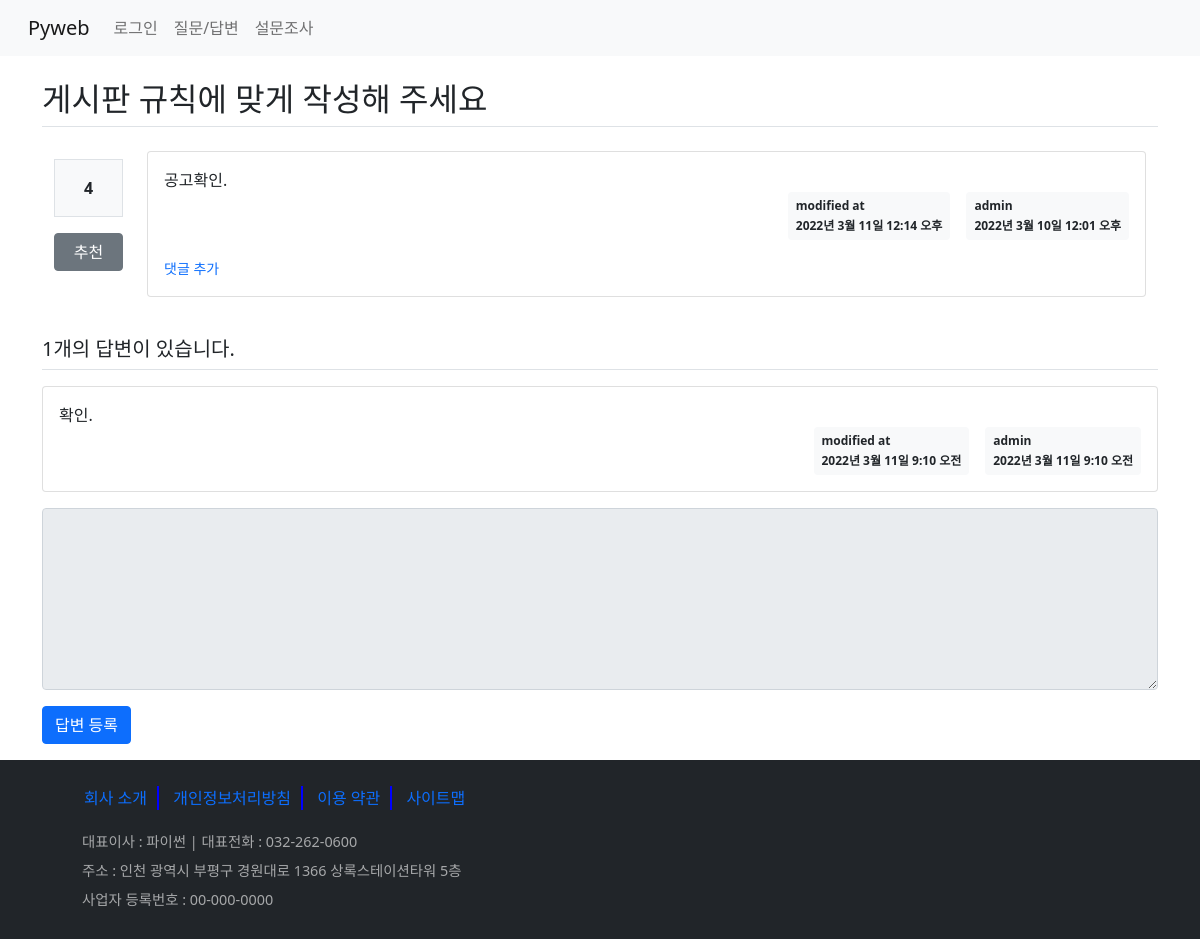
The page /board/50/ on the database as committed earlier.
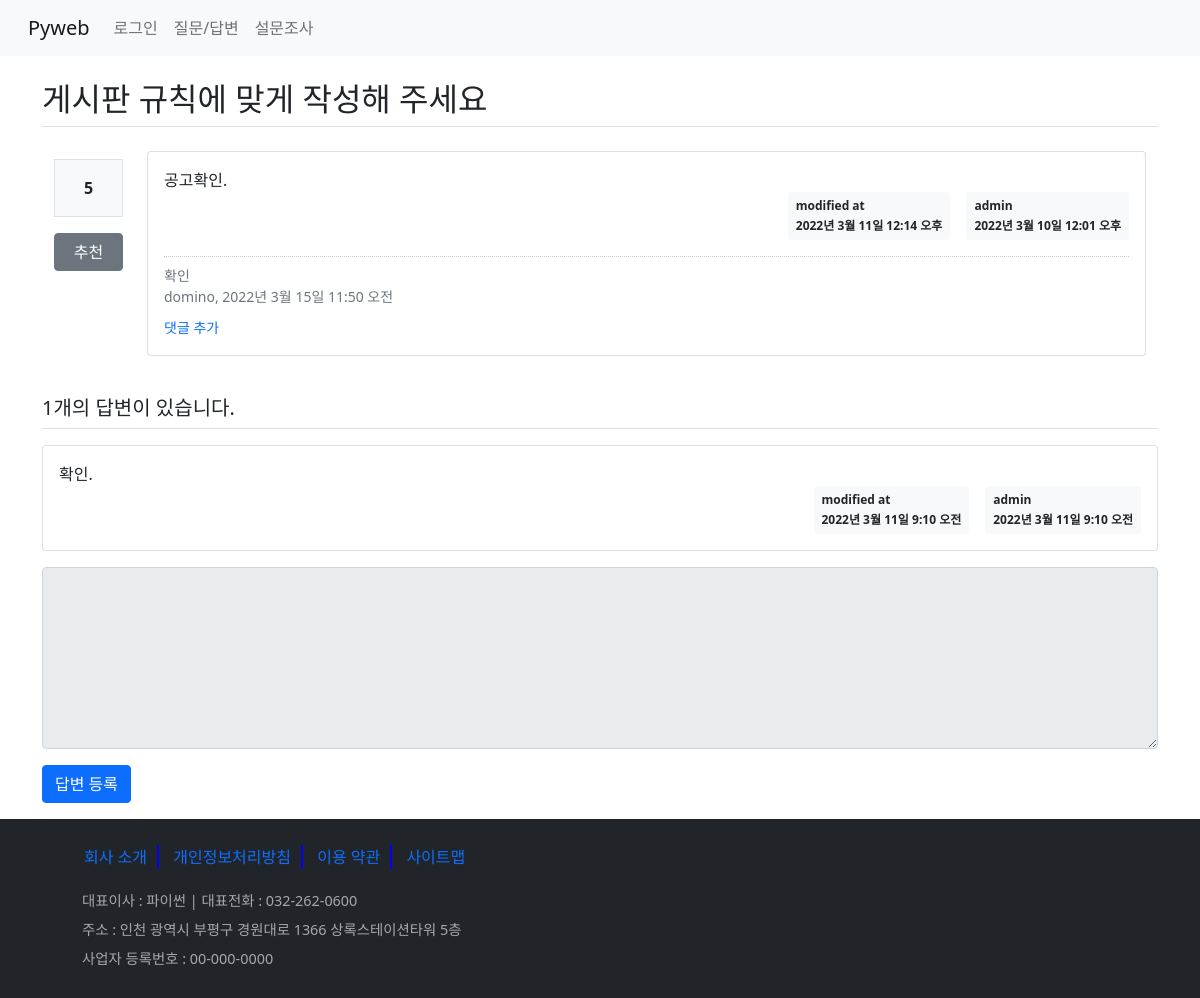
The same page on the database as committed later.
### board/models.py (models this page shows, shortened)
class Question(models.Model):
    subject = models.CharField(max_length=200)
    content = models.TextField()
    create_date = models.DateTimeField()  # not null
    modify_date = models.DateTimeField(null=True, blank=True) # null 값 허용/ blank- 폼 데이터null
    author = models.ForeignKey(User, on_delete=models.CASCADE, related_name='author_question')
    voter = models.ManyToManyField(User, related_name='voter_question')

class Answer(models.Model):
    content = models.TextField()
    create_date = models.DateTimeField()
    modify_date = models.DateTimeField(null=True, blank=True)
    question = models.ForeignKey(Question, on_delete=models.CASCADE)
    author = models.ForeignKey(User, on_delete=models.CASCADE)

class Comment(models.Model):
    content = models.TextField()  # 댓글 내용
    create_date = models.DateTimeField()  # 댓글 작성일
    modify_date = models.DateTimeField(null=True, blank=True) # 댓글 수정일
    author = models.ForeignKey(User, on_delete=models.CASCADE) # 외래키 - 댓글 글쓴이
    question = models.ForeignKey(Question, null=True, blank=True,
                                 on_delete=models.CASCADE)  # 댓글이 달린 질문
    answer = models.ForeignKey(Answer,  null=True, blank=True,
                               on_delete=models.CASCADE)  # 댓글이 달린 답변

### board/views/base_views.py (the view)
# urls.py: path('<int:question_id>/', base_views.detail, name='detail'), #127.0.0.1:8000/board/1/
def detail(request, question_id):
    question = get_object_or_404(Question, pk=question_id)  #url경로 오류 처리
    context = {'question':question}
    return render(request, 'board/detail.html', context)

### templates/board/detail.html (shortened to what this page needs)
{% extends 'base.html' %}
{% block content %}
    <div class="container my-3">
       <h2 class="border-bottom py-2">{{ question.subject }}</h2>
        <div class="container-fluid">
        <div class="row">
            <div class="col-1 mt-4">
                <div class="bg-light text-center border p-3 font-weight-bolder">
                    {{ question.voter.count }}
                </div>
                <a href="#" data-uri = "{% url 'board:vote_question' question.id %}"
                        class="recommend btn btn-secondary btn-xm btn-block mt-3 px-2">추천</a>
            </div>
            <div class="col-11">
                <div class="card my-3">
                    <div class="card-body">
                        <div class="card-text" style="white-space:pre-line">{{ question.content }}</div>
                        <div class="d-flex justify-content-end">
                            {% if question.modify_date %}
                            <div class="badge badge-light text-dark p-2 mx-3 text-left">
                                <div class="mb-2">modified at</div>
                                <div>{{ question.modify_date }}</div>
                            </div>
                            {% endif %}
                            <div class="badge badge-light text-dark p-2 text-left">
                                <div class="mb-2">{{ question.author }}</div>
                                <div>{{ question.create_date }}</div>
                            </div>
                        </div>
                        <div class="mt-3">
                            {% for comment in question.comment_set.all %}
                            <div class="comment text-muted py-2 small">
                                <span style="white-space:pre-line">{{ comment.content }}</span><br>
                                <span>
                                    {{ comment.author }}, {{comment.create_date}}
                                </span>
                            </div>
                            {% endfor %}
                        </div>
                        <div>
                            <a href="{% url 'board:comment_create_question' question.id %}"
                                class="text-decoration-none small">댓글 추가</a>
                        </div>
                    </div>
                </div>
            </div>
        </div>
        </div>
        <h5 class="border-bottom my-3 py-2">
            {{ question.answer_set.count }}개의 답변이 있습니다.
        </h5>
        {% for answer in question.answer_set.all %}
        <div class="card my-3">
            <div class="card-body">
                <div class="card-text"  style="white-space:pre-line">{{ answer.content }}</div>
                <div class="d-flex justify-content-end">
                     {% if answer.modify_date %}
                    <div class="badge badge-light text-dark p-2 mx-3 text-left">
                        <div class="mb-2">modified at</div>
                        <div>{{ answer.modify_date }}</div>
                    </div>
                    {% endif %}
                    <div class="badge badge-light text-dark p-2 text-left">
                        <div class="mb-2">{{ answer.author }}</div>
                        <div>{{ answer.create_date }}</div>
                    </div>
                </div>
            </div>
        </div>
        {% endfor %}
        <form action="{% url 'board:answer_create' question.id %}" method="post">
          <div class="form-group">
              <textarea name="content" rows="7" cols="60" class="form-control"
                              {% if not user.is_authenticated %} disabled {% endif %}></textarea>
          </div>
          <input type="submit" value="답변 등록" class="btn btn-primary">
      </form>
    </div>
{% endblock %}

Rows that differ between the two databases and show on the page:
computed for Question "게시판 규칙에 맞게 작성해 주세요": voter.count "4" → "5"
added Comment: content "확인", author "domino", create_date "2022년 3월 15일 11:50 오전"
